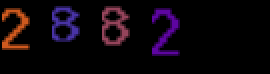
#> input picture SKlearn/驗證碼辨識/kaptcha.jpg, 135 x 37 px (shown 2 times larger)
$ jupyter execute --allow-errors Main.ipynb   (shell and % lines are left out)   (older library calls are emulated)
#> lines starting #> are read from the running program, lines starting #| are printed output that depends on the picture; after the words box and inside, x2 and y2 are one past the last pixel; in counts of white or black regions, pixels touching at a corner belong together
# 前言

**未處理圖片檔目錄**

    ./OLD_and_image\/Non-processed

**分割後圖片檔目錄**

    ./Nums2

**用於驗證模型準確度的圖片檔目錄**

    ./predict

---
---

**鑒於仿作後模型的預測能力不佳，重新製作**

    ./OLD_and_image\/辨識驗證碼.ipynb

    判斷出模型預測能力不佳

    配合request.session() 突破驗證碼，
    可見於上述[辨識驗證碼.ipynb]


**應是用於訓練的數據粗糙不佳**

    ./OLD_and_image\/模型訓練.ipynb

    分割(使用CV)後圖用 `plt` 儲存灰度圖 (14X24) -> (600X400)
    PIL 的 .convert('1') 轉二值化 造成圖片失去數字的樣貌
    可見於上述[模型訓練.ipynb]

**故採取**

    灰度化、 二值化、 分割(使用CV)
    -> 固定大小(resize 採用INTER_LINEAR 雙線性插值)
    -> 儲存(二值化經過resize，不再二值，但去除顏色影響)[灰度]

**=> 倒進模型訓練**

    經過測試(10例) 僅有一例中的9判斷為8
    修正模型，隱藏層{(30,30,30) -> (1200,600)}後測試全過


<h1>Table of Contents<span class="tocSkip"></span></h1>
<div class="toc"><ul class="toc-item"><li><span><a href="#前言" data-toc-modified-id="前言-1"><span class="toc-item-num">1&nbsp;&nbsp;</span>前言</a></span></li><li><span><a href="#分割圖片儲存" data-toc-modified-id="分割圖片儲存-2"><span class="toc-item-num">2&nbsp;&nbsp;</span>分割圖片儲存</a></span><ul class="toc-item"><li><span><a href="#輸出至檔案" data-toc-modified-id="輸出至檔案-2.1"><span class="toc-item-num">2.1&nbsp;&nbsp;</span>輸出至檔案</a></span></li></ul></li><li><span><a href="#訓練" data-toc-modified-id="訓練-3"><span class="toc-item-num">3&nbsp;&nbsp;</span>訓練</a></span><ul class="toc-item"><li><span><a href="#網格出圖-添加標籤(人工辨識後的目錄名)-數據" data-toc-modified-id="網格出圖-添加標籤(人工辨識後的目錄名)-數據-3.1"><span class="toc-item-num">3.1&nbsp;&nbsp;</span>網格出圖 添加標籤(人工辨識後的目錄名) 數據</a></span></li><li><span><a href="#資料前處理" data-toc-modified-id="資料前處理-3.2"><span class="toc-item-num">3.2&nbsp;&nbsp;</span>資料前處理</a></span></li><li><span><a href="#模型設定" data-toc-modified-id="模型設定-3.3"><span class="toc-item-num">3.3&nbsp;&nbsp;</span>模型設定</a></span></li><li><span><a href="#檢測結果" data-toc-modified-id="檢測結果-3.4"><span class="toc-item-num">3.4&nbsp;&nbsp;</span>檢測結果</a></span></li><li><span><a href="#模型儲存(pkl)" data-toc-modified-id="模型儲存(pkl)-3.5"><span class="toc-item-num">3.5&nbsp;&nbsp;</span>模型儲存(pkl)</a></span></li></ul></li><li><span><a href="#測試模型" data-toc-modified-id="測試模型-4"><span class="toc-item-num">4&nbsp;&nbsp;</span>測試模型</a></span><ul class="toc-item"><li><span><a href="#模型題取" data-toc-modified-id="模型題取-4.1"><span class="toc-item-num">4.1&nbsp;&nbsp;</span>模型題取</a></span></li><li><span><a href="#單一例測試" data-toc-modified-id="單一例測試-4.2"><span class="toc-item-num">4.2&nbsp;&nbsp;</span>單一例測試</a></span></li><li><span><a href="#測試(從圖片檔目錄[已將正解標記在檔名])" data-toc-modified-id="測試(從圖片檔目錄[已將正解標記在檔名])-4.3"><span class="toc-item-num">4.3&nbsp;&nbsp;</span>測試(從圖片檔目錄[已將正解標記在檔名])</a></span></li></ul></li></ul></div>

# 分割圖片儲存

[cell 1]
import cv2

[cell 2]
def ImgSplitSave(flie_name='kaptcha.jpg', save_name='kaptcha'):

    # 灰度化
#> called with flie_name = 'kaptcha.jpg', save_name = 'kaptcha'
    img = cv2.imread(flie_name,0) # 讀進來就是灰度化的數字陣列
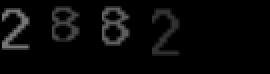
#> img: shape (37, 135) (shown 2 times larger); min 0, max 117, mean 8.1
    #imgray = cv2.cvtColor(img, cv2.COLOR_BGR2GRAY)

    # 過濾 二值化
    # 大於10則返回255，否則 0，此數字要調適
    # 區分出數字與其他背景的區別
    # 可用 plt 查看圖，因 notebook 不支持 cv2.imshow('圖片名稱',img:圖片陣列)
    ret, thresh = cv2.threshold(img, 10, 255, 0)
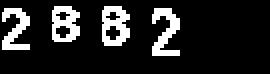
#> thresh: shape (37, 135) (shown 2 times larger); 14.5% white; 4 white regions

    # 團聚分割，以像素點的聚集作為依據
    # 缺點，驗證碼中的數字，若有重疊，會判斷為一塊(粗糙的做法，直接剖半)
    # contours 一連串的點，之後用到
    image, contours, hierarchy = cv2.findContours(thresh, cv2.RETR_TREE, cv2.CHAIN_APPROX_SIMPLE)
#> contours = 8 contours; box (x1, y1, x2, y2) and area: (51, 3, 65, 23) 209, (26, 3, 40, 21) 190, (76, 4, 90, 28) 137, (1, 4, 15, 25) 121, (52, 12, 61, 21) 44, (27, 12, 36, 20) 40, (52, 5, 61, 11) 24, (27, 5, 36, 11) 24

    # 依 x 排序各個團聚
    # boundingRect，界定出團聚的邊界
    # 返回 (x,y,w,h) : x,y座標點， w,h寬高
    cnts = sorted([(c, cv2.boundingRect(c)[0]) for c in contours], key=lambda x:x[1])
#> cnts = 8 items

    # 有時切出來的團塊並非完整數字
    # 依據 w,h 寬高 判斷
    ary = []
    for (c,_) in cnts:
        (x,y,w,h) = cv2.boundingRect(c)
        #print((x,y,w,h))
        #ary.append((x,y,w,h) )
        if w >= 10 and h >= 15 :
            ary.append((x,y,w,h) )
#> this loop made 8 passes
#> (x, y, w, h) on passes 1 to 8: (1, 4, 14, 21), (26, 3, 14, 18), (27, 12, 9, 8), (27, 5, 9, 6), (51, 3, 14, 20), (52, 12, 9, 9), (52, 5, 9, 6), (76, 4, 14, 24)
#> after the loop, ary = [(1, 4, 14, 21), (26, 3, 14, 18), (51, 3, 14, 20), (76, 4, 14, 24)]

    # 儲存圖片 CV
    # 訓練用 固定大小 20x30
    for i, (x,y,w,h) in enumerate(ary):
        # 存二值化的圖
        roi = thresh[y:y+h, x:x+w]
        # cv無法在notebook出圖，可配合
        plt.imshow(roi)

        # INTER_NEAREST最近邻插值 二值化考慮
        # INTER_LINEAR 双线性插值（默认设置）
        pic = cv2.resize(roi, (20, 30), interpolation=cv2.INTER_LINEAR)
        cv2.imwrite(f'{save_name}_{i}.jpg', pic)
#> this loop made 1 pass
#> (reads SKlearn/驗證碼辨識/OLD_and_image/captcha.pkl from the repository)

# 測試
#> (the rest of this cell did not finish here and is left out)

## 輸出至檔案

[cell 3]
import os

[cell 4]
for root, dirs, files in os.walk('./OLD_and_image/Non-processed'):
    for name in files:
        flie_name = os.path.join(root, name)
        print(flie_name)
        save_name = './Nums2/' + name.split('.')[0]
        print(save_name)
        ImgSplitSave(flie_name=flie_name, save_name=save_name)

# 訓練

## 網格出圖 添加標籤(人工辨識後的目錄名) 數據

[cell 5]
%pylab inline
from matplotlib import pyplot as plt
import numpy as np

[cell 6]
digits = []
labels = []

fig = plt.figure(figsize = (20,20))
cnt = 0
fig.subplots_adjust(left=0, right=1, bottom=0, top=1, hspace=0.05, wspace=0.05)
#> (the rest of this cell did not finish here and is left out)

## 資料前處理

[cell 7]
# digits:list -> np.array
# 方便查看
# 訓練用list也可
digit_ary  = np.array(digits)
digit_ary.shape
digit_ary

#> (a cell that did not finish here is left out)

## 模型設定

#> (a cell that did not finish here is left out)

## 檢測結果

#> (a cell that did not finish here is left out)

#> (a cell that did not finish here is left out)

## 模型儲存(pkl)

[cell 12]
from sklearn.externals import joblib

#> (the rest of this cell did not finish here and is left out)

# 測試模型

## 模型題取

#> (a cell that did not finish here is left out)

## 單一例測試

[cell 14]
# 分割圖片儲存
ImgSplitSave(flie_name='kaptcha.jpg', save_name='kaptcha')
#> the loop in ImgSplitSave (call 2), `for (c,_) in cnts:` made 8 passes
#> the loop in ImgSplitSave (call 2), `for i, (x,y,w,h) in enumerate(ary):` made 4 passes
#> (x, y, h) on passes 1 to 4: (1, 4, 21), (26, 3, 18), (51, 3, 20), (76, 4, 24)
#> pass 1, in ImgSplitSave (call 2), `pic = cv2.resize(roi, (20, 30), interpolation=cv2.INTER_LINEAR)`:
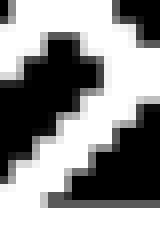
#> pic: shape (30, 20) (shown 8 times larger); min 0, max 255, mean 147.2
#> pass 2, in ImgSplitSave (call 2), `pic = cv2.resize(roi, (20, 30), interpolation=cv2.INTER_LINEAR)`:
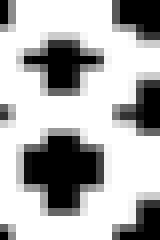
#> pic: shape (30, 20) (shown 8 times larger); min 0, max 255, mean 176.1
#> pass 3, in ImgSplitSave (call 2), `pic = cv2.resize(roi, (20, 30), interpolation=cv2.INTER_LINEAR)`:
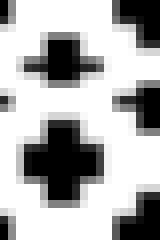
#> pic: shape (30, 20) (shown 8 times larger); min 0, max 255, mean 175
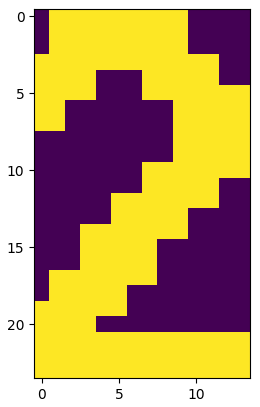
#> figure drawn by matplotlib, 1 panel

[cell 15]
data = []
for i in range(4):
    # 讀灰度圖
    imgCV = cv2.imread(f'kaptcha_{i}.jpg',0)
#> imgCV: shape (30, 20); min 0, max 255, mean 147
    data.append(imgCV.flatten())
#> (the rest of this cell did not finish here and is left out)

## 測試(從圖片檔目錄[已將正解標記在檔名])

[cell 16]
# 儲存正解
ans = []
#> ans = []
# 預測值
predictNum = []

for root, dirs, files in os.walk('./predict'):
    for name in files:
        flie_name = os.path.join(root, name)
        # print(flie_name)
        save_name = 'TEST'
        # print(save_name)
        ImgSplitSave(flie_name=flie_name, save_name=save_name)

        data = []
        for i in range(4):
            # 讀灰度圖
            imgCV = cv2.imread(f'{save_name}_{i}.jpg',0)
            # .flatten() 2d -> 1d
            data.append(imgCV.flatten())
        scaler.fit(data)
        data_scaled = scaler.transform(data)

        # 添加預測值
        predictNum.append(
            ''.join([str(i) for i in clf.predict(data_scaled)])
        )
        # 添加正解
        ans.append(name.split('.')[0])
